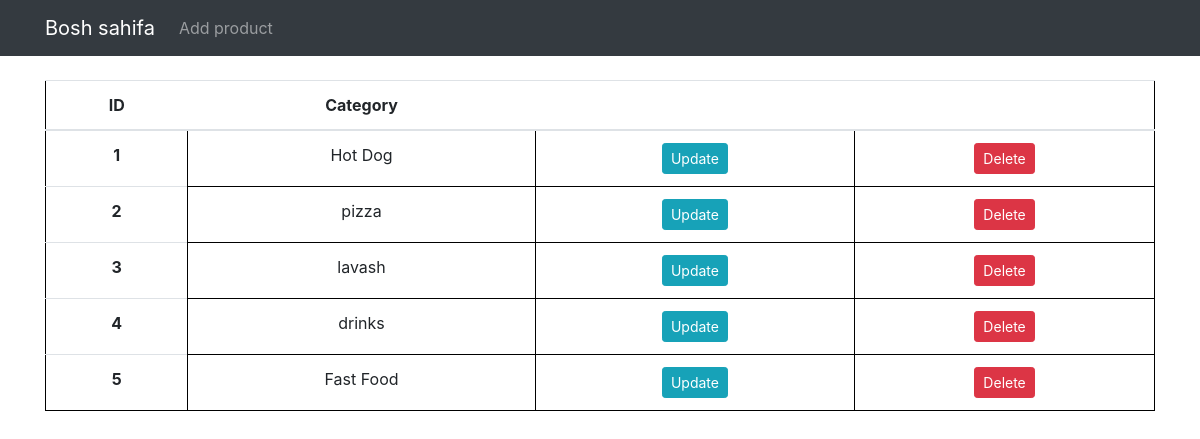
The app's page /forms/category/, older data.
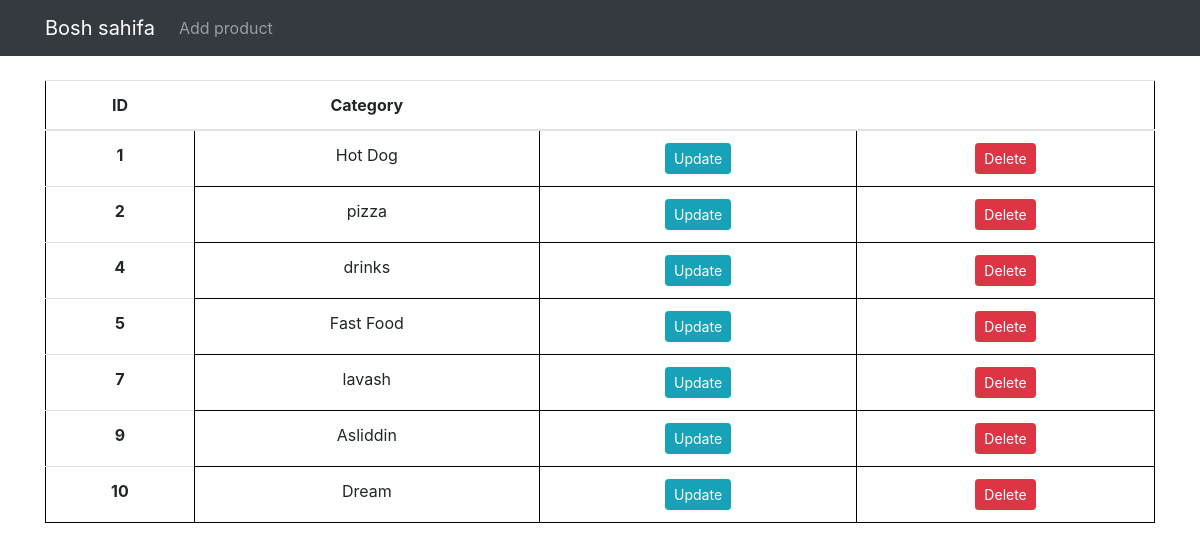
The same page, newer data.
### forms/models.py (models this page shows, shortened)
class Category(models.Model):
    name = models.CharField(max_length=255)
    created_at = models.DateTimeField(auto_now_add=True)
    updated_at = models.DateTimeField(auto_now=True)
    icon = models.ImageField(upload_to = "images/", null=True)

### forms/views.py (the view)
# urls.py: path("category/", category, name="category-list"),
def category(request):
    categories = Category.objects.all()
    context = {
        "categories": categories
    }
    return render(request, "category_list.html", context)

### templates/category_list.html (shortened to what this page needs)
<!DOCTYPE html>
<html lang="en">
<head>
    <link rel="stylesheet" href="https://maxcdn.bootstrapcdn.com/bootstrap/4.0.0/css/bootstrap.min.css"
>
</head>
<body>
    <nav class="navbar navbar-expand-lg navbar-dark bg-dark">
        <div class="container">
            <a class="navbar-brand" href="{% url 'bosh-sahifa' %}">Bosh sahifa</a>
            <div class="collapse navbar-collapse" id="navbarSupportedContent">
                <ul class="navbar-nav mr-auto">
                    <li class="nav-item">
                        <a class="nav-link" href="{% url 'product-create' %}">Add product</a>
                    </li>
                </ul>
            </div>
        </div>
    </nav>
<div class="container mt-4">
    <table class="table">
        <thead>
            <tr style="text-align: center;">
                <th scope="col">ID</th>
                <th scope="col">Category</th>
                <th scope="col"></th>
                <th scope="col"></th>
            </tr>
        </thead>
        <tbody>
            {% for cat in categories %}
                <tr style="text-align: center;">
                    <th scope="row">{{cat.id}}</th>
                    <td>{{cat.name}}</td>
                    <td>
                        <a href="{% url 'update-category' pk=cat.id %}" class="btn btn-info btn-sm">
                            Update
                        </a>
                    </td>
                    <td>
                        <a href="{% url 'delete-category' pk=cat.id %}" class="btn btn-danger btn-sm">Delete</a>
                    </td>
                </tr>
            {% endfor %}
        </tbody>
    </table>
</div>

Row changes from the older to the newer data that the page shows:
removed Category: id "3", name "lavash"
added Category: id "7", name "lavash"
added Category: id "9", name "Asliddin"
added Category: id "10", name "Dream"
